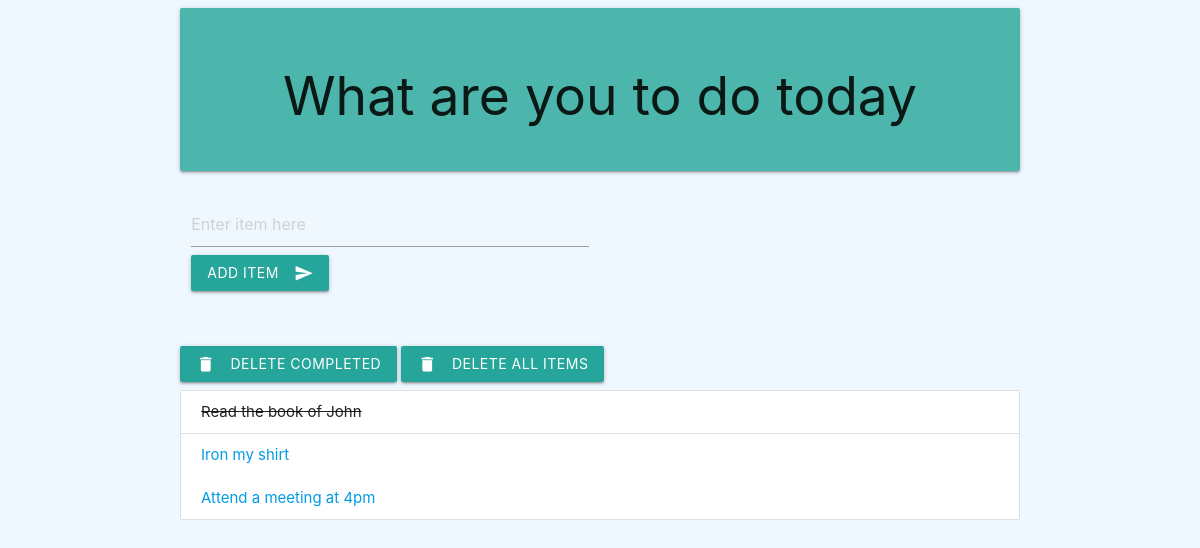
Before: / with the older database file.
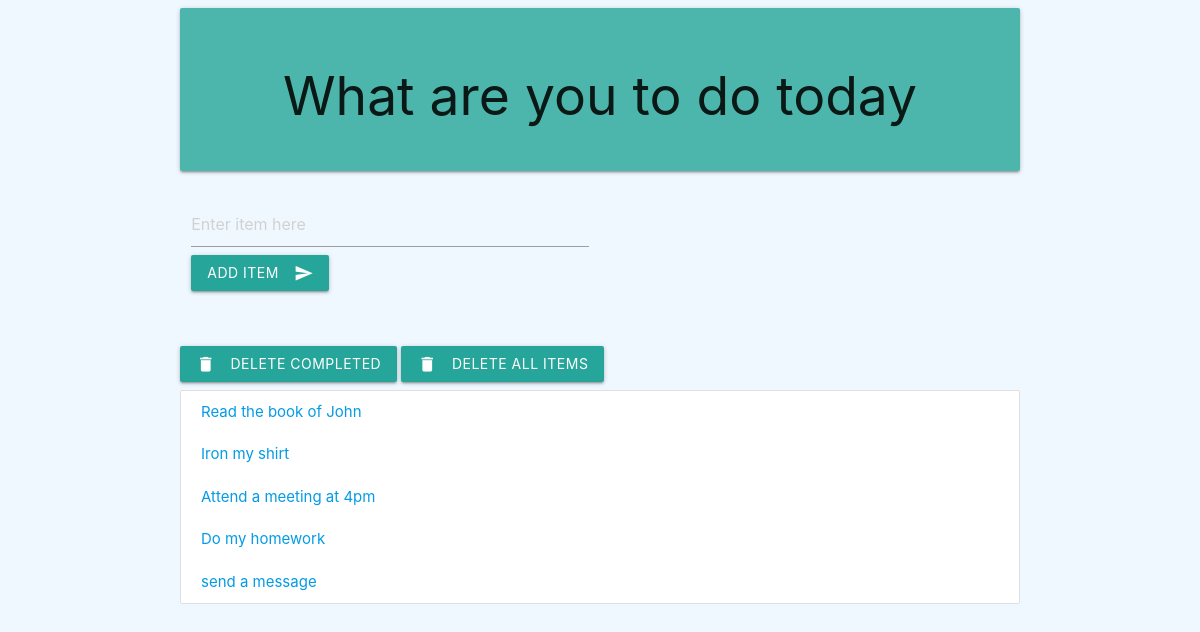
After: the same page with the newer database file.
### todolists/models.py (models this page shows, shortened)
class Todolist(models.Model):
    text = models.CharField(max_length=45)
    completed = models.BooleanField(default=False)

### todolists/views.py (the view)
# urls.py: path('', views.index, name='index'),
def index(request):
    todo_items = Todolist.objects.order_by('id')
    form = TodolistForm()
    context = {'todo_items': todo_items, 'form' : form}
    return render(request, 'todolists/index.html', context)

### todolists/form.py
class TodolistForm(forms.Form):
    text = forms.CharField(max_length=45, widget = forms.TextInput(
        attrs={'id': 'list_item', 'type': 'text', 'class': 'validate', 'placeholder': 'Enter item here'}
    ))

### todolists/templates/todolists/index.html (shortened to what this page needs)
{% load static %}
<!DOCTYPE html>
  <html>
    <head>
      <link type="text/css" rel="stylesheet" href="{% static 'todolists/css/materialize.min.css' %}"  media="screen,projection"/>
      <link type="text/css" rel="stylesheet" href="{% static 'todolists/style.css' %}" />
    </head>
    <body>
        <div class="body_content container">
            <div class="card-panel teal lighten-2">
                <h2 class="center-align"> What are you to do today</h2>
            </div>
            <div class="row">
                <form class="col s12" action="{% url 'add'%}" method="POST" role="form">
                    <div class="row">
                        <div class="input-field col s6">
                            {{ form.text}}
                            <span> <button class="btn waves-effect waves-light" type="submit" name="action">ADD ITEM
                                <i class="material-icons right">send</i>
                              </button>
                            </span>
                        </div>
                    </div>
                </form>
            </div>
             <a class="waves-effect waves-light btn" href="{% url 'deletecompleted' %}"><i class="material-icons left">delete</i>DELETE COMPLETED</a>
             <a class="waves-effect waves-light btn" href="{% url 'deleteall' %}"><i class="material-icons left">delete</i>DELETE ALL ITEMS</a>
            <ul class="collection">
                {% for todolist in todo_items %}
                    {% if todolist.completed %}
                    <li class="collection-item completed">{{todolist.text}}</li>
                    {% else %}
                    <a href="{% url 'completed' todolist.id %}"><li class="collection-item">{{todolist.text}}</li></a>
                    {% endif %}
                {% endfor %}
            </ul>
        </div>
    </body>
  </html>

### todolists/static/todolists/style.css (style rules this page uses)
body { margin: 0px; background-color: aliceblue; }

Changed rows visible on the page:
added Todolist: text "Do my homework"
added Todolist: text "send a message"
